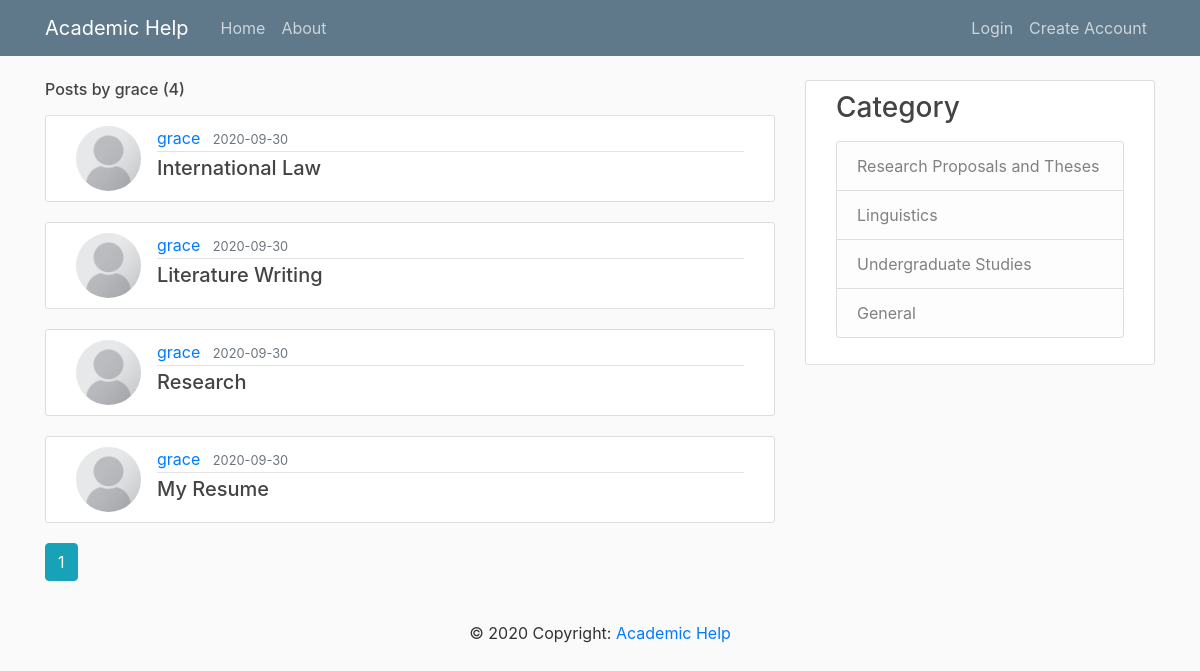
The app's page /user/grace, older data.
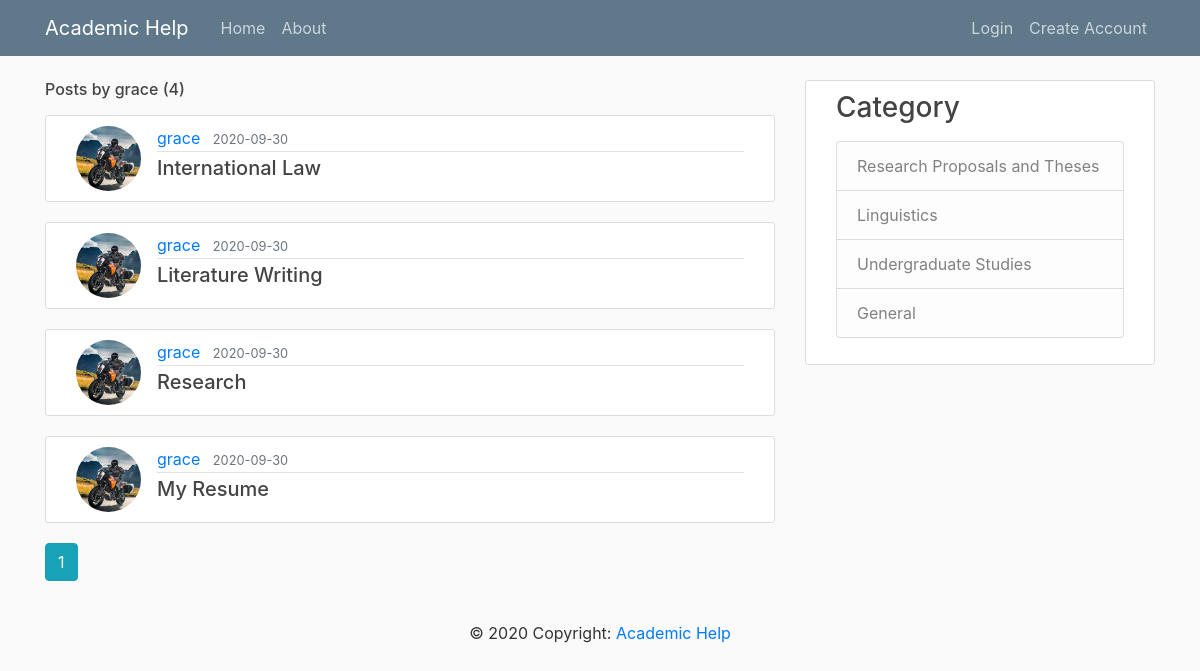
The same page, newer data.
### app/models.py (models this page shows, shortened)
class User(db.Model, UserMixin):
    id = db.Column(db.Integer, primary_key=True)
    username = db.Column(db.String(20), unique=True, nullable=False)
    email = db.Column(db.String(120), unique=True, nullable=False)
    image_file = db.Column(db.String(20), nullable=False,
                           default='default-pic.jpg')
    password = db.Column(db.String(60), nullable=False)
    posts = db.relationship('Post', backref='author', lazy=True)

class Post(db.Model):
    id = db.Column(db.Integer, primary_key=True)
    title = db.Column(db.String(100), nullable=False)
    date_posted = db.Column(db.DateTime, nullable=False,
                            default=datetime.utcnow)
    content = db.Column(db.Text, nullable=False)
    category = db.Column(db.Text)
    user_id = db.Column(db.Integer, db.ForeignKey('user.id'), nullable=False)

### app/users/routes.py (the view)
@users.route("/user/<string:username>")
def user_posts(username):
    page = request.args.get('page', 1, type=int)
    user = User.query.filter_by(username=username).first_or_404()
    posts = Post.query.filter_by(author=user)\
        .order_by(Post.date_posted.desc())\
        .paginate(page=page, per_page=5)
    return render_template('user_posts.html', posts=posts, user=user)

### app/templates/user_posts.html
{% extends "layout.html" %}
{% block content %}
    <h6 class="mb-3">Posts by {{ user.username }} ({{ posts.total }})</h6>
    {% for post in posts.items %}
        <article class="media content-section">
          <img class="rounded-circle article-img" src="{{ url_for('static', filename='profile_pics/' + post.author.image_file) }}">
          <div class="media-body">
            <div class="article-metadata">
              <a class="mr-2" href="{{ url_for('users.user_posts', username=post.author.username) }}">{{ post.author.username }}</a>
              <small class="text-muted">{{ post.date_posted.strftime('%Y-%m-%d') }}</small>
            </div>
            <h5><a class="article-title" href="{{ url_for('posts.post', post_id=post.id) }}">{{ post.title }}</a></h5>
          </div>
        </article>
    {% endfor %}
    {% for page_num in posts.iter_pages(left_edge=1, right_edge=1, left_current=1, right_current=2) %}
      {% if page_num %}
        {% if posts.page == page_num %}
          <a class="btn btn-info mb-4" href="{{ url_for('users.user_posts', username=user.username, page=page_num) }}">{{ page_num }}</a>
        {% else %}
          <a class="btn btn-outline-info mb-4" href="{{ url_for('users.user_posts', username=user.username, page=page_num) }}">{{ page_num }}</a>
        {% endif %}
      {% else %}
        ...
      {% endif %}
    {% endfor %}
{% endblock content %}

### app/templates/layout.html (shortened to what this page needs)
<!DOCTYPE html>
<html>
<head>
    <link rel="stylesheet" href="https://maxcdn.bootstrapcdn.com/bootstrap/4.0.0/css/bootstrap.min.css">
    <link rel="stylesheet" type="text/css" href="{{ url_for('static', filename='main.css') }}">
</head>
<body>
    <header class="site-header">
      <nav class="navbar navbar-expand-md navbar-dark bg-steel fixed-top">
        <div class="container">
          <a class="navbar-brand mr-4" href="/">Academic Help</a>
          <div class="collapse navbar-collapse" id="navbarToggle">
            <div class="navbar-nav mr-auto">
              <a class="nav-item nav-link" href="{{ url_for('main.home') }}">Home</a>
              <a class="nav-item nav-link" href="{{ url_for('main.about') }}">About</a>
            </div>
            <div class="navbar-nav">
              {% if current_user.is_authenticated %}
                <a class="nav-item nav-link" href="{{ url_for('posts.new_post') }}">Submit your concern</a>
                <a class="nav-item nav-link" href="{{ url_for('users.account') }}">Profile</a>
                <a class="nav-item nav-link" href="{{ url_for('users.logout') }}">logout</a>
              {% else %}
                <a class="nav-item nav-link" href="{{ url_for('users.login') }}">Login</a>
                <a class="nav-item nav-link" href="{{ url_for('users.register') }}">Create Account</a>
              {% endif %}
            </div>
          </div>
        </div>
      </nav>
    </header>
    <main role="main" class="container">
      <div class="row">
        <div class="col-md-8">
          {% block content %}{% endblock %}
        </div>
        <div class="col-md-4">
          <div class="content-section">
            <h3>Category</h3>
            <p class='text-muted'>
              <ul class="list-group">
                <a class="list-group-item list-group-item-light" href="{{ url_for('posts.category_posts', category =1) }}">Research Proposals and Theses</a>
                <a class="list-group-item list-group-item-light" href="{{ url_for('posts.category_posts', category =2) }}">Linguistics</a>
                <a class="list-group-item list-group-item-light" href="{{ url_for('posts.category_posts', category =3) }}">Undergraduate Studies</a>
                <a class="list-group-item list-group-item-light" href="{{ url_for('posts.category_posts', category =4) }}">General</a>
              </ul>
            </p>
          </div>
        </div>
      </div>
    </main>
<footer class="page-footer font-small blue">
  <div class="footer-copyright text-center py-3">© 2020 Copyright:
    <a href="#">Academic Help</a>
  </div>
</footer>
</body>
</html>

### app/static/main.css (style rules this page uses)
body { background: #fafafa; color: #333333; margin-top: 5rem; }
h1, h2, h3, h4, h5, h6 { color: #444444; }
.bg-steel { background-color: #5f788a; }
.site-header .navbar-nav .nav-link { color: #cbd5db; }
.content-section { background: #ffffff; padding: 10px 30px; border: 1px solid #dddddd; border-radius: 3px; margin-bottom: 20px; }
.article-title { color: #444444; }
.article-img { height: 65px; width: 65px; margin-right: 16px; }
.article-metadata { padding-bottom: 1px; margin-bottom: 4px; border-bottom: 1px solid #e3e3e3; }

Row changes from the older to the newer data that the page shows:
changed through a linked row, Post "International Law": image_file: picture added in place of a placeholder
changed through a linked row, Post "Literature Writing": image_file: picture added in place of a placeholder
changed through a linked row, Post "Research": image_file: picture added in place of a placeholder
changed through a linked row, Post "My Resume": image_file: picture added in place of a placeholder
